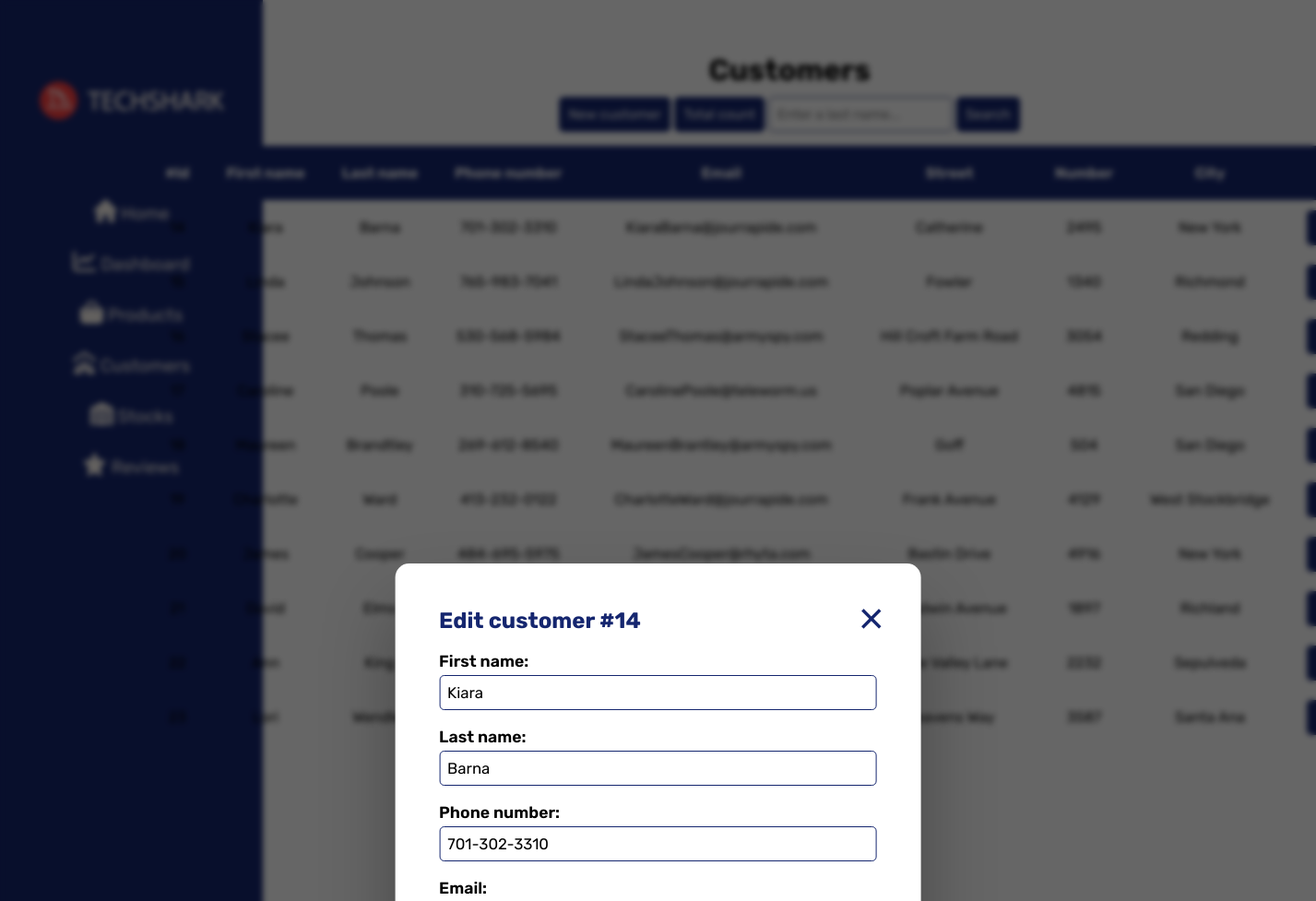
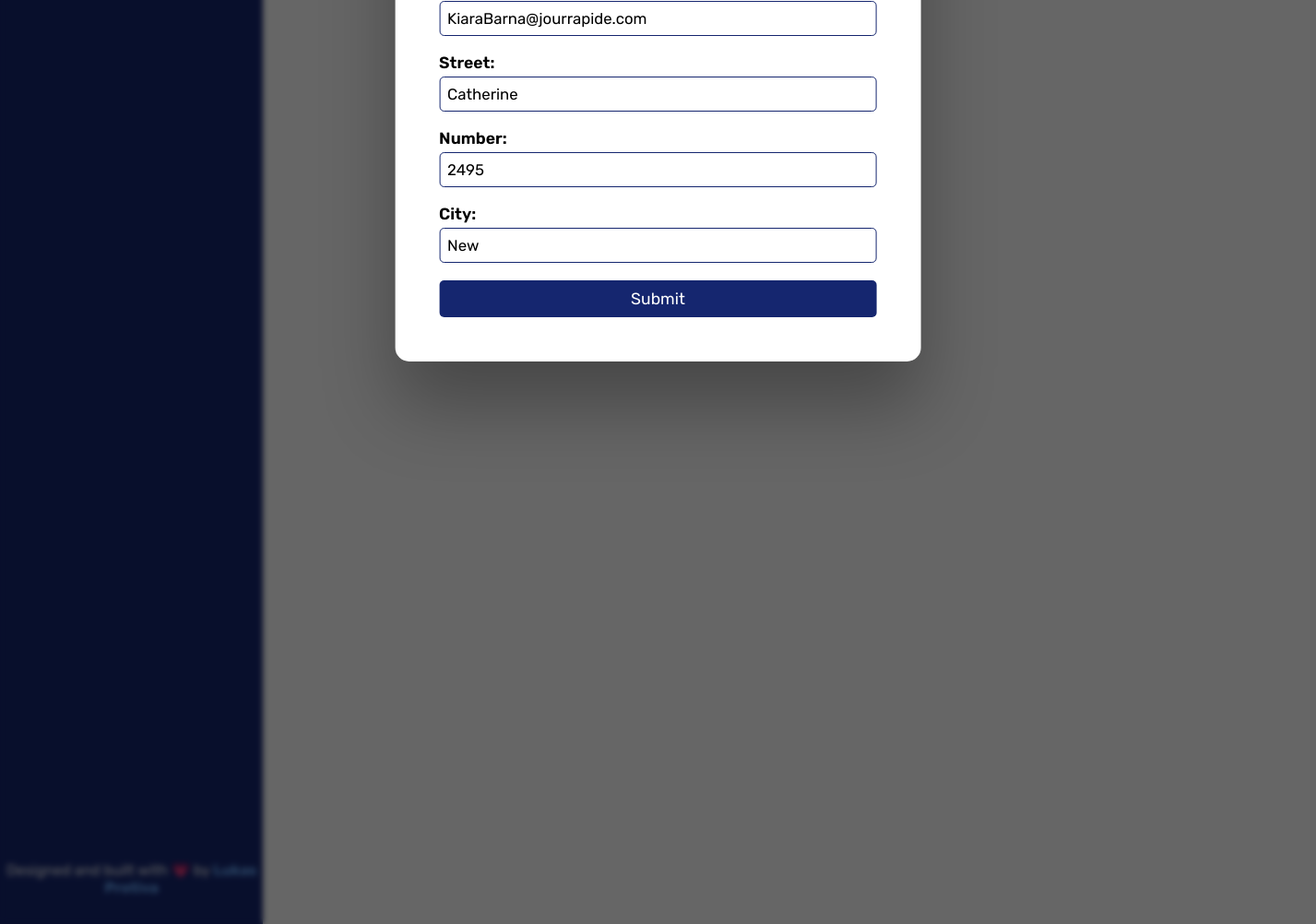
Page /pages/customers.php?edit=14 on the committed database (2 pictures, top to bottom).
### tables this page shows
CREATE TABLE `customer` (
  `id` int(11) NOT NULL,
  `first_name` varchar(255) NOT NULL,
  `last_name` varchar(255) NOT NULL,
  `phone_number` varchar(20) NOT NULL,
  `email` varchar(255) NOT NULL,
  `street` varchar(255) NOT NULL,
  `number` int(11) NOT NULL,
  `city_id` int(11) NOT NULL
);

CREATE TABLE `city` (
  `id` int(11) NOT NULL,
  `name` varchar(255) NOT NULL
);

### database/functions.php (the view, shortened to what this page needs)
<?php
    function fetch_customers_data() {
        $result = fetch_data("SELECT
                    cu.id AS customer_id,
                    first_name,
                    last_name,
                    phone_number,
                    email,
                    street,
                    number,
                    name
                FROM customer cu
                INNER JOIN city c
                ON cu.city_id = c.id
                ");
        return transform_data_to_table($result);
    }
    function transform_data_to_table($result) {
        $data = "";
        if($result->num_rows > 0) {
            while($row = $result->fetch_assoc()) {
                $id = $row["customer_id"];
                $fname = $row["first_name"];
                $lname = $row["last_name"];
                $phone = $row["phone_number"];
                $email = $row["email"];
                $street = $row["street"];
                $number = $row["number"];
                $city_name = $row["name"];
                $data .= "
                <tr>
                    <td>$id</td>
                    <td>$fname</td>
                    <td>$lname</td>
                    <td>$phone</td>
                    <td>$email</td>
                    <td>$street</td>
                    <td>$number</td>
                    <td>$city_name</td>
                    <td class='action'>
                    <a href='?edit=$id' class='btn btn-edit'>Edit</a>
                    <a href='?delete=$id' class='btn btn-delete'>Delete</a>
                    </td>
                </tr>
                ";
            }
        }
        return $data;
    }
    function fetch_data_by_id($id) {
        $result = fetch_data("SELECT
                    cu.id AS customer_id,
                    first_name,
                    last_name,
                    phone_number,
                    email,
                    street,
                    number,
                    name
                FROM customer cu
                INNER JOIN city c
                ON cu.city_id = c.id
                WHERE cu.id = $id");
        return $result->fetch_assoc();
    }
    function fetch_data($sql) {
        include "../database/connection.php";
        $result = $conn->query($sql);
        return $result;
    }
?>

### database/actions.php (shortened to what this page needs)
<?php
    include "../database/functions.php";
    if(isset($_GET["edit"])) {
        $id = $_GET["edit"];
        $data = fetch_data_by_id($id);
        $fname = $data["first_name"];
        $lname = $data["last_name"];
        $phone = $data["phone_number"];
        $email = $data["email"];
        $street = $data["street"];
        $number = $data["number"];
        $city_name = $data["name"];
        echo "
        <div class='modal modal-edit'>
            <button class='btn-close btn-close-edit'>&times;</button>
            <h2>Edit customer #$id</h2>
            <form method='post'>
                <label for='fname_edit'>First name:</label><br>
                <input type='text' name='fname' id='fname_edit' value=$fname spellcheck='true' required><br>
                <label for='lname_edit'>Last name:</label><br>
                <input type='text' name='lname' id='lname_edit' value=$lname spellcheck='true'  required><br>
                <label for='phone_number_edit'>Phone number:</label><br>
                <input type='text' name='phone_number' id='phone_number_edit' value=$phone required><br>
                <label for='email_edit'>Email:</label><br>
                <input type='email' name='email' id='email_edit' value=$email required><br>
                <label for='street_edit'>Street:</label><br>
                <input type='text' name='street' id='street_edit' value=$street spellcheck='true' required><br>
                <label for='number_edit'>Number:</label><br>
                <input type='number' name='number' id='number_edit' min=0 value=$number required><br>
                <label for='city_edit'>City:</label><br>
                <input type='text' name='city' id='city_edit' value=$city_name spellcheck='true' required><br>
                <input type='submit' class='btn btn-submit' name='edit' value='Submit'>
            </form>
        </div>
        <div class='overlay'></div>
        ";
    }
?>

### css/style.css (style rules this page uses)
* { margin: 0; padding: 0; }
body { background: #ffffff; font-family: "Rubik", sans-serif; background-image: none; background-color: transparent; }
.db-output th, .db-output td, .db-output tr { padding: 20px; text-align: center; border: none; }
.btn { background-color: #15266f; color: #ffffff; padding: 10px; border-radius: 5px; font-size: 15px; border: none; font-family: "Rubik", sans-serif; text-decoration: none; }
.modal { position: fixed; top: 50%; left: 50%; -webkit-transform: translate(-50%, -50%); transform: translate(-50%, -50%); width: 40%; background-color: #ffffff; padding: 3rem; border-radius: 15px; -webkit-box-shadow: 0 3rem 5rem rgba(0, 0, 0, 0.3); box-shadow: 0 3rem 5rem rgba(0, 0, 0, 0.3); -webkit-box-sizing: border-box; box-sizing: border-box; z-index: 10; }
.modal h2 { color: #15266f; }
.modal form { color: #000000; font-weight: 600; margin-top: 20px; }
.modal form input[type='text'], .modal form input[type='email'], .modal form input[type='number'], .modal form textarea { font-family: "Rubik", sans-serif; width: 100%; display: block; padding: 8px; -webkit-box-sizing: border-box; box-sizing: border-box; outline: none; font-size: 1.05rem; border-radius: 5px; border: 1px solid #15266f; margin-top: 5px; }
.modal form label { font-size: 1.1rem; }
.btn-close { position: absolute; top: 2rem; right: 2.5rem; font-size: 3rem; color: #15266f; cursor: pointer; border: none; background: none; outline: none; }
.btn-submit, .btn-submit-review { width: 100%; border: none; font-size: 1.1rem; }

### rows in the picture
customer: fname "Kiara", lname "Barna", phone_number "701-302-3310", email "KiaraBarna@jourrapide.com", street "Catherine", number "2495", first_name "Kiara", last_name "Barna", city.name "New York"
customer: first_name "Linda", last_name "Johnson", phone_number "765-983-7041", email "LindaJohnson@jourrapide.com", street "Fowler", number "1340", city.name "Richmond"
customer: first_name "Stacee", last_name "Thomas", phone_number "530-568-5984", email "StaceeThomas@armyspy.com", street "Hill Croft Farm Road", number "3054", city.name "Redding"
customer: first_name "Caroline", last_name "Poole", phone_number "310-725-5695", email "CarolinePoole@teleworm.us", street "Poplar Avenue", number "4815", city.name "San Diego"
customer: first_name "Maureen", last_name "Brandtley", phone_number "269-612-8540", email "MaureenBrantley@armyspy.com", street "Goff", number "504", city.name "San Diego"
customer: first_name "Charlotte", last_name "Ward", phone_number "413-232-0122", email "CharlotteWard@jourrapide.com", street "Frank Avenue", number "4129", city.name "West Stockbridge"
customer: first_name "James", last_name "Cooper", phone_number "484-695-5975", email "JamesCooper@rhyta.com", street "Bastin Drive", number "4916", city.name "New York"
customer: first_name "David", street "Goodwin Avenue", number "1897", city.name "Richland"
customer: first_name "Ann", last_name "King", street "Quite Valley Lane", number "2232", city.name "Sepulveda"
customer: first_name "Lori", last_name "Wendler", street "Heavens Way", number "3587", city.name "Santa Ana"

### other values in the picture
$id "14"
